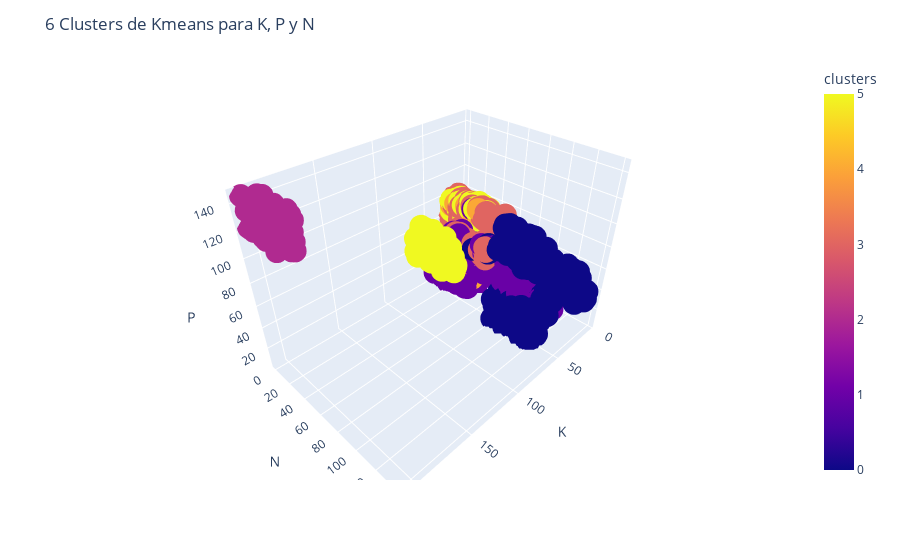

Notebook cell for this chart:
### Markdown cell above
Grafico de clusters

### Code cell
fig = px.scatter_3d(crop_kmeans_df[['K', 'N', 'P']], x='K', y='N', z='P',
              color=crop_kmeans_df['clusters'], labels={'color': 'clusters'})
fig.update_layout(title = "6 Clusters de Kmeans para K, P y N")
fig.show(block=True)

### Figure 1 — Plotly figure (JSON) as saved in the notebook; plotly's stock layout.template omitted (floating-point values rounded to 4 significant figures; data arrays with more than 128 entries replaced by an {"elided": "..."} marker saying what was removed)
{"data": [{"hovertemplate": "K=%{x}<br>N=%{y}<br>P=%{z}<br>clusters=%{marker.color}<extra></extra>", "legendgroup": "", "marker": {"color": {"elided": "2200 int values"}, "coloraxis": "coloraxis", "symbol": "circle"}, "mode": "markers", "name": "", "scene": "scene", "showlegend": false, "type": "scatter3d", "x": {"elided": "2200 int values"}, "y": {"elided": "2200 int values"}, "z": {"elided": "2200 int values"}}], "layout": {"coloraxis": {"colorbar": {"title": {"text": "clusters"}}, "colorscale": [[0, "#0d0887"], [0.1111, "#46039f"], [0.2222, "#7201a8"], [0.3333, "#9c179e"], [0.4444, "#bd3786"], [0.5556, "#d8576b"], [0.6667, "#ed7953"], [0.7778, "#fb9f3a"], [0.8889, "#fdca26"], [1, "#f0f921"]]}, "legend": {"tracegroupgap": 0}, "margin": {"t": 60}, "scene": {"domain": {"x": [0, 1], "y": [0, 1]}, "xaxis": {"title": {"text": "K"}}, "yaxis": {"title": {"text": "N"}}, "zaxis": {"title": {"text": "P"}}}, "title": {"text": "6 Clusters de Kmeans para K, P y N"}}}
